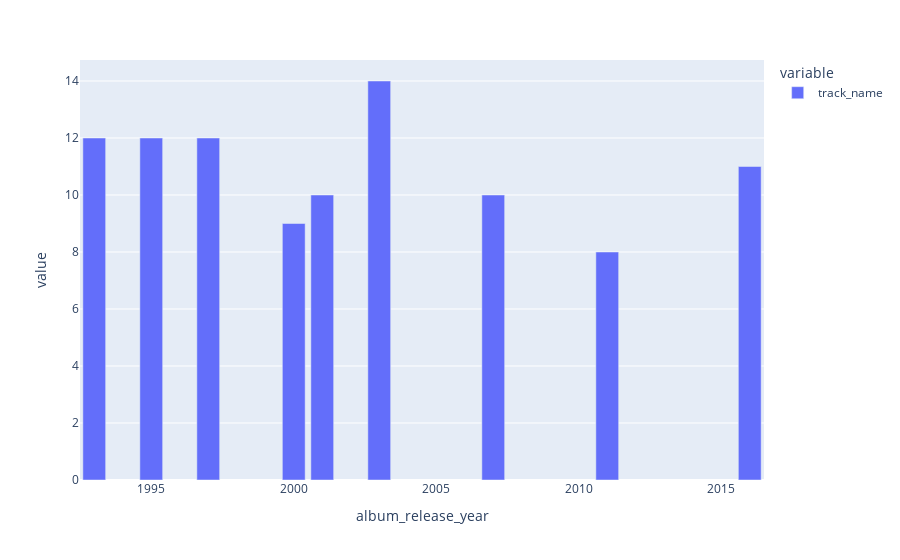

Notebook code cell kept with this figure:
### Markdown cell above
## Creating new classes

The classification trials show that it is really hard to tell the exact album so I rather defined new classes to see if there is some correlation between the word choices and in which decade the strong was written

### Code cell
releases_by_year = radiohead[['album_release_year', 'track_name']].groupby('album_release_year').count()

px.bar(releases_by_year)

### Figure 1 — Plotly figure (JSON) as saved in the notebook; plotly's stock layout.template omitted (floating-point values rounded to 4 significant figures)
{"data": [{"alignmentgroup": "True", "hovertemplate": "variable=track_name<br>album_release_year=%{x}<br>value=%{y}<extra></extra>", "legendgroup": "track_name", "marker": {"color": "#636efa", "pattern": {"shape": ""}}, "name": "track_name", "offsetgroup": "track_name", "orientation": "v", "showlegend": true, "textposition": "auto", "type": "bar", "x": [1993, 1995, 1997, 2000, 2001, 2003, 2007, 2011, 2016], "xaxis": "x", "y": [12, 12, 12, 9, 10, 14, 10, 8, 11], "yaxis": "y"}], "layout": {"barmode": "relative", "legend": {"title": {"text": "variable"}, "tracegroupgap": 0}, "margin": {"t": 60}, "xaxis": {"anchor": "y", "domain": [0, 1], "title": {"text": "album_release_year"}}, "yaxis": {"anchor": "x", "domain": [0, 1], "title": {"text": "value"}}}}
